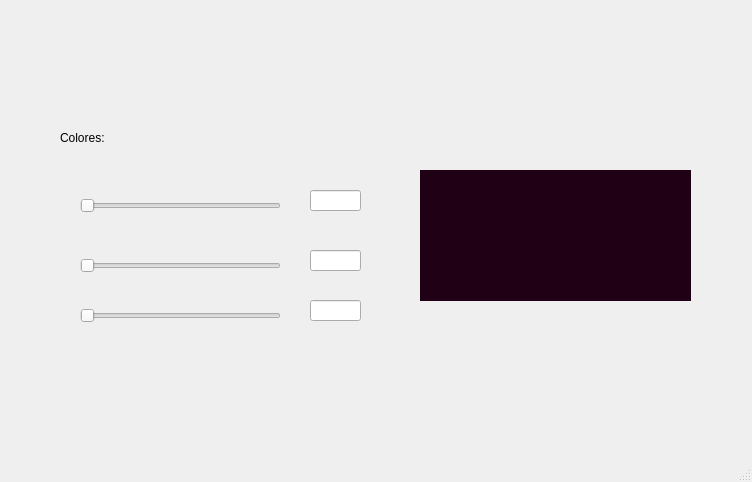
<?xml version="1.0" encoding="UTF-8"?>
<ui version="4.0">
 <class>MainWindow</class>
 <widget class="QMainWindow" name="MainWindow">
  <property name="geometry">
   <rect>
    <x>0</x>
    <y>0</y>
    <width>752</width>
    <height>482</height>
   </rect>
  </property>
  <property name="windowTitle">
   <string>MainWindow</string>
  </property>
  <widget class="QWidget" name="centralwidget">
   <widget class="QLabel" name="label">
    <property name="geometry">
     <rect>
      <x>20</x>
      <y>10</y>
      <width>121</width>
      <height>71</height>
     </rect>
    </property>
    <property name="text">
     <string/>
    </property>
    <property name="pixmap">
     <pixmap resource="../Imagenes/recursos.qrc">:/Logos/FI_LOGO.png</pixmap>
    </property>
    <property name="scaledContents">
     <bool>true</bool>
    </property>
   </widget>
   <widget class="QLabel" name="label_4">
    <property name="geometry">
     <rect>
      <x>620</x>
      <y>0</y>
      <width>121</width>
      <height>71</height>
     </rect>
    </property>
    <property name="text">
     <string/>
    </property>
    <property name="pixmap">
     <pixmap resource="../Imagenes/recursos.qrc">:/Logos/FI_LOGO.png</pixmap>
    </property>
    <property name="scaledContents">
     <bool>true</bool>
    </property>
   </widget>
   <widget class="QLabel" name="label_5">
    <property name="geometry">
     <rect>
      <x>620</x>
      <y>350</y>
      <width>121</width>
      <height>71</height>
     </rect>
    </property>
    <property name="text">
     <string/>
    </property>
    <property name="pixmap">
     <pixmap resource="../Imagenes/recursos.qrc">:/Logos/FI_LOGO.png</pixmap>
    </property>
    <property name="scaledContents">
     <bool>true</bool>
    </property>
   </widget>
   <widget class="QLabel" name="colorburguer">
    <property name="geometry">
     <rect>
      <x>420</x>
      <y>170</y>
      <width>271</width>
      <height>131</height>
     </rect>
    </property>
    <property name="styleSheet">
     <string notr="true">background-color: rgb(31, 0, 20);</string>
    </property>
    <property name="text">
     <string/>
    </property>
    <property name="scaledContents">
     <bool>false</bool>
    </property>
   </widget>
   <widget class="QLabel" name="label_2">
    <property name="geometry">
     <rect>
      <x>60</x>
      <y>130</y>
      <width>58</width>
      <height>16</height>
     </rect>
    </property>
    <property name="text">
     <string>Colores:</string>
    </property>
   </widget>
   <widget class="QSlider" name="valorR">
    <property name="geometry">
     <rect>
      <x>80</x>
      <y>190</y>
      <width>201</width>
      <height>31</height>
     </rect>
    </property>
    <property name="orientation">
     <enum>Qt::Horizontal</enum>
    </property>
   </widget>
   <widget class="QSlider" name="valorG">
    <property name="geometry">
     <rect>
      <x>80</x>
      <y>250</y>
      <width>201</width>
      <height>31</height>
     </rect>
    </property>
    <property name="orientation">
     <enum>Qt::Horizontal</enum>
    </property>
   </widget>
   <widget class="QSlider" name="valorB">
    <property name="geometry">
     <rect>
      <x>80</x>
      <y>300</y>
      <width>201</width>
      <height>31</height>
     </rect>
    </property>
    <property name="orientation">
     <enum>Qt::Horizontal</enum>
    </property>
   </widget>
   <widget class="QLineEdit" name="txt_R">
    <property name="geometry">
     <rect>
      <x>310</x>
      <y>190</y>
      <width>51</width>
      <height>21</height>
     </rect>
    </property>
   </widget>
   <widget class="QLineEdit" name="txt_G">
    <property name="geometry">
     <rect>
      <x>310</x>
      <y>250</y>
      <width>51</width>
      <height>21</height>
     </rect>
    </property>
   </widget>
   <widget class="QLineEdit" name="txt_B">
    <property name="geometry">
     <rect>
      <x>310</x>
      <y>300</y>
      <width>51</width>
      <height>21</height>
     </rect>
    </property>
   </widget>
  </widget>
  <widget class="QMenuBar" name="menubar">
   <property name="geometry">
    <rect>
     <x>0</x>
     <y>0</y>
     <width>752</width>
     <height>24</height>
    </rect>
   </property>
  </widget>
  <widget class="QStatusBar" name="statusbar"/>
 </widget>
 <resources>
  <include location="../Imagenes/recursos.qrc"/>
 </resources>
 <connections/>
</ui>
